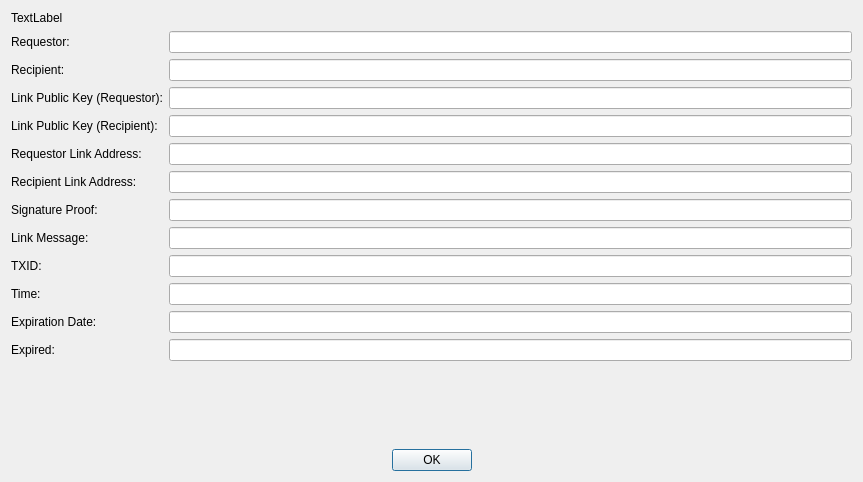
<?xml version="1.0" encoding="UTF-8"?>
<ui version="4.0">
 <class>BdapLinkDetailDialog</class>
 <widget class="QDialog" name="BdapLinkDetailDialog">
  <property name="geometry">
   <rect>
    <x>0</x>
    <y>0</y>
    <width>863</width>
    <height>482</height>
   </rect>
  </property>
  <property name="windowTitle">
   <string>BDAP Link Detail</string>
  </property>
  <layout class="QGridLayout" name="gridLayout">
   <item row="0" column="0">
    <layout class="QVBoxLayout" name="verticalLayout">
     <item>
      <widget class="QLabel" name="labelinfoHeader">
       <property name="text">
        <string>TextLabel</string>
       </property>
      </widget>
     </item>
     <item>
      <layout class="QFormLayout" name="formLayout">
       <item row="0" column="0">
        <widget class="QLabel" name="label">
         <property name="text">
          <string>Requestor:</string>
         </property>
        </widget>
       </item>
       <item row="0" column="1">
        <widget class="QLineEdit" name="lineEditRequestor">
         <property name="readOnly">
          <bool>true</bool>
         </property>
        </widget>
       </item>
       <item row="1" column="0">
        <widget class="QLabel" name="label_2">
         <property name="text">
          <string>Recipient:</string>
         </property>
        </widget>
       </item>
       <item row="1" column="1">
        <widget class="QLineEdit" name="lineEditRecipient">
         <property name="readOnly">
          <bool>true</bool>
         </property>
        </widget>
       </item>
       <item row="2" column="0">
        <widget class="QLabel" name="label_12">
         <property name="text">
          <string>Link Public Key (Requestor):</string>
         </property>
        </widget>
       </item>
       <item row="2" column="1">
        <widget class="QLineEdit" name="lineEditRequestorPublicKey">
         <property name="readOnly">
          <bool>true</bool>
         </property>
        </widget>
       </item>
       <item row="3" column="0">
        <widget class="QLabel" name="label_13">
         <property name="text">
          <string>Link Public Key (Recipient):</string>
         </property>
        </widget>
       </item>
       <item row="3" column="1">
        <widget class="QLineEdit" name="lineEditRecipientPublicKey">
         <property name="readOnly">
          <bool>true</bool>
         </property>
        </widget>
       </item>
       <item row="4" column="0">
        <widget class="QLabel" name="label_8">
         <property name="text">
          <string>Requestor Link Address:</string>
         </property>
        </widget>
       </item>
       <item row="4" column="1">
        <widget class="QLineEdit" name="lineEditRequestorLinkAddress">
         <property name="readOnly">
          <bool>true</bool>
         </property>
        </widget>
       </item>
       <item row="5" column="0">
        <widget class="QLabel" name="label_9">
         <property name="text">
          <string>Recipient Link Address:</string>
         </property>
        </widget>
       </item>
       <item row="5" column="1">
        <widget class="QLineEdit" name="lineEditRecipientLinkAddress">
         <property name="readOnly">
          <bool>true</bool>
         </property>
        </widget>
       </item>
       <item row="6" column="0">
        <widget class="QLabel" name="label_10">
         <property name="text">
          <string>Signature Proof:</string>
         </property>
        </widget>
       </item>
       <item row="6" column="1">
        <widget class="QLineEdit" name="lineEditSignatureProof">
         <property name="readOnly">
          <bool>true</bool>
         </property>
        </widget>
       </item>
       <item row="7" column="0">
        <widget class="QLabel" name="label_11">
         <property name="text">
          <string>Link Message:</string>
         </property>
        </widget>
       </item>
       <item row="7" column="1">
        <widget class="QLineEdit" name="lineEditLinkMessage">
         <property name="readOnly">
          <bool>true</bool>
         </property>
        </widget>
       </item>
       <item row="8" column="0">
        <widget class="QLabel" name="label_4">
         <property name="text">
          <string>TXID:</string>
         </property>
        </widget>
       </item>
       <item row="8" column="1">
        <widget class="QLineEdit" name="lineEditTXID">
         <property name="readOnly">
          <bool>true</bool>
         </property>
        </widget>
       </item>
       <item row="9" column="0">
        <widget class="QLabel" name="label_5">
         <property name="text">
          <string>Time:</string>
         </property>
        </widget>
       </item>
       <item row="9" column="1">
        <widget class="QLineEdit" name="lineEditTime">
         <property name="readOnly">
          <bool>true</bool>
         </property>
        </widget>
       </item>
       <item row="10" column="0">
        <widget class="QLabel" name="label_6">
         <property name="text">
          <string>Expiration Date:</string>
         </property>
        </widget>
       </item>
       <item row="10" column="1">
        <widget class="QLineEdit" name="lineEditExpirationDate">
         <property name="readOnly">
          <bool>true</bool>
         </property>
        </widget>
       </item>
       <item row="11" column="0">
        <widget class="QLabel" name="label_7">
         <property name="text">
          <string>Expired:</string>
         </property>
        </widget>
       </item>
       <item row="11" column="1">
        <widget class="QLineEdit" name="lineEditExpired">
         <property name="readOnly">
          <bool>true</bool>
         </property>
        </widget>
       </item>
      </layout>
     </item>
     <item>
      <spacer name="verticalSpacer">
       <property name="orientation">
        <enum>Qt::Vertical</enum>
       </property>
       <property name="sizeHint" stdset="0">
        <size>
         <width>20</width>
         <height>40</height>
        </size>
       </property>
      </spacer>
     </item>
     <item>
      <layout class="QHBoxLayout" name="horizontalLayout">
       <item>
        <spacer name="horizontalSpacer">
         <property name="orientation">
          <enum>Qt::Horizontal</enum>
         </property>
         <property name="sizeHint" stdset="0">
          <size>
           <width>40</width>
           <height>20</height>
          </size>
         </property>
        </spacer>
       </item>
       <item>
        <widget class="QPushButton" name="pushButtonOK">
         <property name="sizePolicy">
          <sizepolicy hsizetype="Fixed" vsizetype="Fixed">
           <horstretch>0</horstretch>
           <verstretch>0</verstretch>
          </sizepolicy>
         </property>
         <property name="text">
          <string>OK</string>
         </property>
         <property name="icon">
          <iconset resource="../dynamic.qrc">
           <normaloff>:/icons/drk/transaction_confirmed</normaloff>:/icons/drk/transaction_confirmed</iconset>
         </property>
        </widget>
       </item>
       <item>
        <spacer name="horizontalSpacer_2">
         <property name="orientation">
          <enum>Qt::Horizontal</enum>
         </property>
         <property name="sizeHint" stdset="0">
          <size>
           <width>40</width>
           <height>20</height>
          </size>
         </property>
        </spacer>
       </item>
      </layout>
     </item>
    </layout>
   </item>
  </layout>
 </widget>
 <resources>
  <include location="../dynamic.qrc"/>
 </resources>
 <connections/>
</ui>
